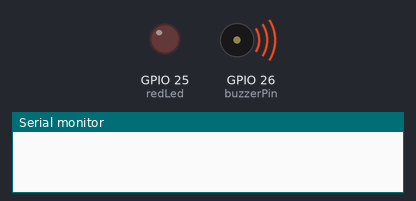
This sketch was run on a simulated ESP32. Parts: output pins drawn as LEDs (lit = HIGH), buzzer (waves = sounding, pin HIGH), the last lines printed to the serial monitor. WiFi joins after 1.5 s; servers stay silent unless stated.

Above: at 0.1 s.
At 2.8 s:
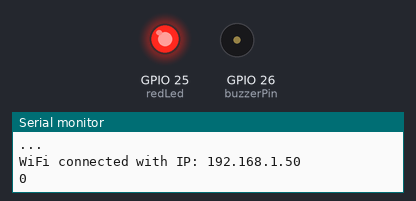
Timing chart, 0 to 4.3 s (numbered marks = the images above):
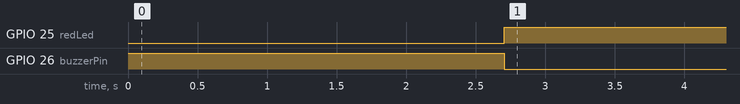

Measured:
- by itself, GPIO 25 (redLed): LOW → HIGH at 2.7 s
- by itself, GPIO 26 (buzzerPin): HIGH → LOW at 2.7 s

The sketch:

esp_test.ino
```cpp
#include <WiFi.h>

// WiFi credentials
const char* ssid = "OnePlus 11 5G";                    //Enter your wifi hotspot ssid
const char* password =  "mahitnahi";               //Enter your wifi hotspot password
const uint16_t port = 8002;
const char * host = "192.168.201.180";                   //Enter the ip address of your laptop after connecting it to wifi hotspot

// External peripherals
int buzzerPin = 26;
int redLed = 25;


char incomingPacket[80];
WiFiClient client;

String msg = "0";
int counter = 0;


void setup(){

  Serial.begin(115200);                          //Serial to print data on Serial Monitor

  // Output Pins
  pinMode(buzzerPin, OUTPUT);
  pinMode(redLed, OUTPUT);
  // Initially off
  digitalWrite(buzzerPin, HIGH);                // Negative logic Buzzer
  digitalWrite(redLed, LOW);

  //Connecting to wifi
  WiFi.begin(ssid, password);

  while (WiFi.status() != WL_CONNECTED) {
    delay(500);
    Serial.println("...");
  }

  Serial.print("WiFi connected with IP: ");
  Serial.println(WiFi.localIP());
}


void loop() {

  if (!client.connect(host, port)) {
    Serial.println("Connection to host failed");
    digitalWrite(buzzerPin, HIGH);
    digitalWrite(redLed, LOW);
    delay(200);
    return;
  }

  while(1){
      msg = client.readStringUntil('\n');         //Read the message through the socket until new line char(\n)
      client.print("Hello from ESP32!");          //Send an acknowledgement to host(laptop)
      counter = msg.toInt();
      Serial.println(counter);                    //Print data on Serial monitor
      if(counter%2==0){
        digitalWrite(buzzerPin, LOW);           //If counter value is even turn on Buzzer & LEDs
        digitalWrite(redLed, HIGH);
      }
      else{
        digitalWrite(buzzerPin, HIGH);           //Else keep them off
        digitalWrite(redLed, LOW);
      }

    }
}
```
